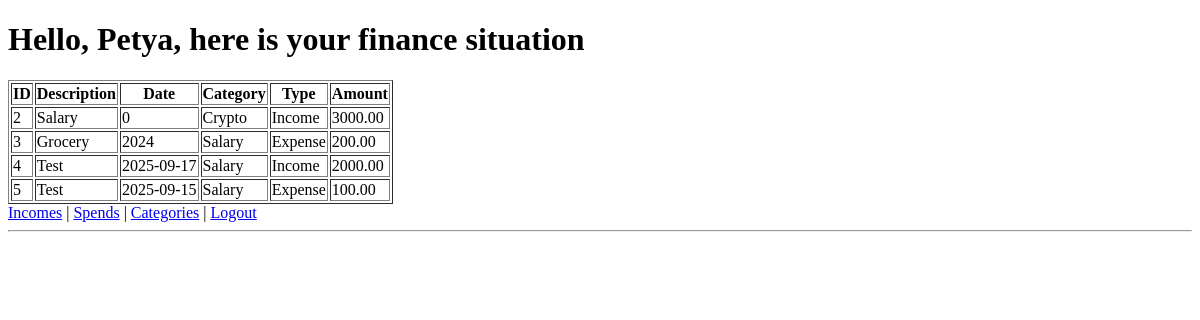
/ (signed in), run on an earlier commit of the app's database.
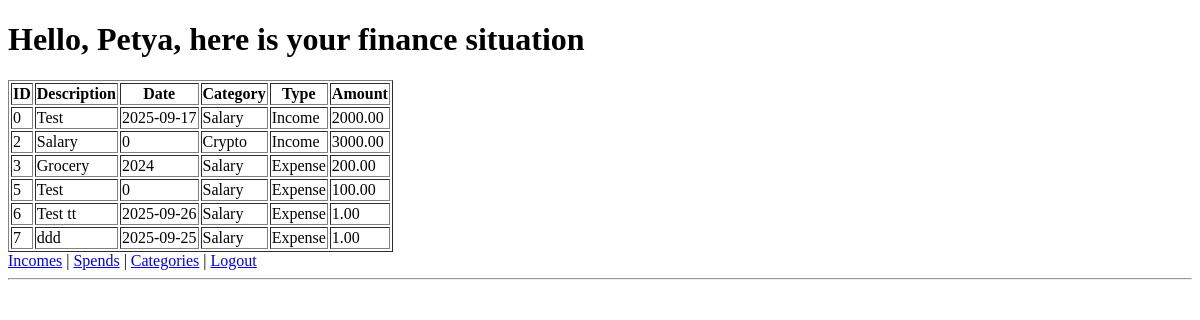
And on a later commit of the database.
### models.py (models this page shows, shortened)
class User(Base):
    __tablename__ = 'user'
    id = Column(Integer, primary_key=True)
    name = Column(String(50))
    surname = Column(String(50))
    password = Column(String(50))
    email = Column(String(120), unique=True)

class Transaction(Base):
    __tablename__ = 'transaction'
    id = Column(Integer, primary_key=True)
    description = Column(String(100))
    category = Column(ForeignKey('category.id', ondelete='CASCADE'))
    date = Column(Integer)
    owner = Column(ForeignKey('user.id', ondelete='CASCADE'))
    type = Column(Integer)
    amount = Column(Integer)

class Category(Base):
    __tablename__ = 'category'
    id = Column(Integer, primary_key=True)
    name = Column(String(50))
    owner = Column(Integer)

### app.py (the view)
@app.route('/', methods=['POST', 'GET'])
def main_page():
    if 'user_id' in session:
        if request.method == 'GET':
            init_db()
            user_transactions = db_session.execute(select(models.Transaction).filter_by(owner=session['user_id'])).scalars().all()
            user = db_session.get(models.User, session['user_id'])
            categories = db_session.execute(select(models.Category)).scalars().all()
            cat_by_id = {c.id: c.name for c in categories}
            return render_template("main_page.html", user_transactions=user_transactions, user=user, cat_by_id=cat_by_id)
        return None
    else:
        return redirect('/login')

### database.py (called while the page is built)
def init_db():
    import models
    Base.metadata.create_all(bind=engine)

### templates/main_page.html (shortened to what this page needs)
<!DOCTYPE html>
<html lang="en">
<head>
</head>
<body>
<h1>Hello, {{ user.name }}, here is your finance situation</h1>
{% set TYPE = {1: 'Expense', 2: 'Income', '1': 'Expense', '2': 'Income'} %}
{% if user_transactions %}
  <table border="1">
    <thead>
      <tr>
        <th>ID</th><th>Description</th><th>Date</th>
        <th>Category</th><th>Type</th><th>Amount</th>
      </tr>
    </thead>
    <tbody>
      {% for t in user_transactions %}
        <tr>
          <td>{{ t.id }}</td>
          <td>{{ t.description or '' }}</td>
          <td>{{ t.date }}</td>
          <td>{{ cat_by_id.get(t.category, t.category) }}</td>
          <td>{{ TYPE.get(t.type, t.type) }}</td>
          <td>{{ '%.2f'|format(t.amount) if t.amount is not none else '—' }}</td>
        </tr>
      {% endfor %}
    </tbody>
  </table>
{% else %}
  <p>No transactions found</p>
{% endif %}
<nav>
  <a href="{{ url_for('get_all_income123') }}">Incomes</a> |
  <a href="{{ url_for('get_all_spend') }}">Spends</a> |
  <a href="{{ url_for('get_all_category123') }}">Categories</a> |
  <a href="{{ url_for('logout_handler') }}">Logout</a>
</nav>
<hr>
</body>
</html>

What changed in the data, as far as the page shows it:
removed Transaction: id "4", description "Test", date "2025-09-17", get "Salary", get "Income", amount "2000.00"
added Transaction: id "0", description "Test", date "2025-09-17", get "Salary", get "Income", amount "2000.00"
changed Transaction id 5: date "2025-09-15" → "0"
added Transaction: id "6", description "Test tt", date "2025-09-26", get "Salary", get "Expense", amount "1.00"
added Transaction: id "7", description "ddd", date "2025-09-25", get "Salary", get "Expense", amount "1.00"
